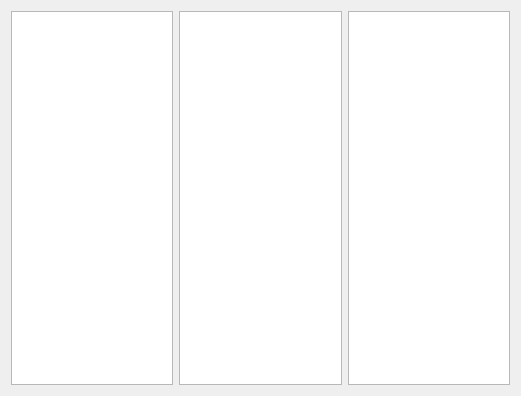
<?xml version="1.0" encoding="UTF-8"?>
<ui version="4.0">
 <class>ModeHome</class>
 <widget class="QWidget" name="ModeHome">
  <property name="geometry">
   <rect>
    <x>0</x>
    <y>0</y>
    <width>521</width>
    <height>396</height>
   </rect>
  </property>
  <property name="windowTitle">
   <string>Form</string>
  </property>
  <layout class="QHBoxLayout" name="horizontalLayout">
   <item>
    <widget class="PObjectIconView" name="list1"/>
   </item>
   <item>
    <widget class="PObjectIconView" name="list2"/>
   </item>
   <item>
    <widget class="QListWidget" name="list3"/>
   </item>
  </layout>
 </widget>
 <customwidgets>
  <customwidget>
   <class>PObjectIconView</class>
   <extends>QListWidget</extends>
   <header>pobjecticonview.h</header>
  </customwidget>
 </customwidgets>
 <resources/>
 <connections/>
</ui>
